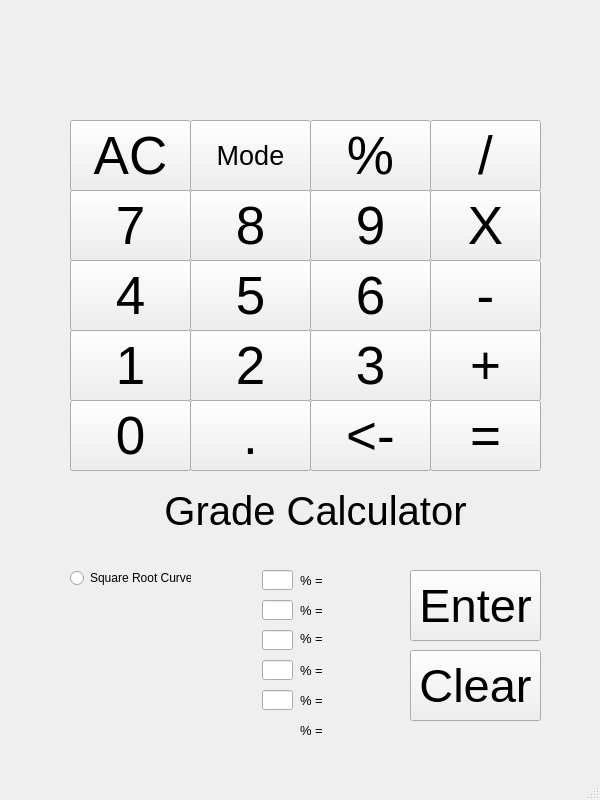
<?xml version="1.0" encoding="UTF-8"?>
<ui version="4.0">
 <class>MainWindow</class>
 <widget class="QMainWindow" name="MainWindow">
  <property name="geometry">
   <rect>
    <x>0</x>
    <y>0</y>
    <width>600</width>
    <height>800</height>
   </rect>
  </property>
  <property name="minimumSize">
   <size>
    <width>600</width>
    <height>800</height>
   </size>
  </property>
  <property name="maximumSize">
   <size>
    <width>600</width>
    <height>800</height>
   </size>
  </property>
  <property name="windowTitle">
   <string>MainWindow</string>
  </property>
  <widget class="QWidget" name="centralwidget">
   <widget class="QLabel" name="label_type">
    <property name="geometry">
     <rect>
      <x>70</x>
      <y>20</y>
      <width>471</width>
      <height>81</height>
     </rect>
    </property>
    <property name="font">
     <font>
      <pointsize>60</pointsize>
     </font>
    </property>
    <property name="text">
     <string/>
    </property>
    <property name="alignment">
     <set>Qt::AlignRight|Qt::AlignTrailing|Qt::AlignVCenter</set>
    </property>
   </widget>
   <widget class="QPushButton" name="button_clear">
    <property name="geometry">
     <rect>
      <x>70</x>
      <y>120</y>
      <width>121</width>
      <height>71</height>
     </rect>
    </property>
    <property name="font">
     <font>
      <pointsize>40</pointsize>
     </font>
    </property>
    <property name="text">
     <string>AC</string>
    </property>
   </widget>
   <widget class="QPushButton" name="button_mode">
    <property name="geometry">
     <rect>
      <x>190</x>
      <y>120</y>
      <width>121</width>
      <height>71</height>
     </rect>
    </property>
    <property name="font">
     <font>
      <pointsize>20</pointsize>
     </font>
    </property>
    <property name="text">
     <string>Mode</string>
    </property>
   </widget>
   <widget class="QPushButton" name="button_modulo">
    <property name="geometry">
     <rect>
      <x>310</x>
      <y>120</y>
      <width>121</width>
      <height>71</height>
     </rect>
    </property>
    <property name="font">
     <font>
      <pointsize>40</pointsize>
     </font>
    </property>
    <property name="text">
     <string>%</string>
    </property>
   </widget>
   <widget class="QPushButton" name="button_divide">
    <property name="geometry">
     <rect>
      <x>430</x>
      <y>120</y>
      <width>111</width>
      <height>71</height>
     </rect>
    </property>
    <property name="font">
     <font>
      <pointsize>40</pointsize>
     </font>
    </property>
    <property name="text">
     <string>/</string>
    </property>
   </widget>
   <widget class="QPushButton" name="button_eight">
    <property name="geometry">
     <rect>
      <x>190</x>
      <y>190</y>
      <width>121</width>
      <height>71</height>
     </rect>
    </property>
    <property name="font">
     <font>
      <pointsize>40</pointsize>
     </font>
    </property>
    <property name="text">
     <string>8</string>
    </property>
   </widget>
   <widget class="QPushButton" name="button_nine">
    <property name="geometry">
     <rect>
      <x>310</x>
      <y>190</y>
      <width>121</width>
      <height>71</height>
     </rect>
    </property>
    <property name="font">
     <font>
      <pointsize>40</pointsize>
     </font>
    </property>
    <property name="text">
     <string>9</string>
    </property>
   </widget>
   <widget class="QPushButton" name="button_multiply">
    <property name="geometry">
     <rect>
      <x>430</x>
      <y>190</y>
      <width>111</width>
      <height>71</height>
     </rect>
    </property>
    <property name="font">
     <font>
      <pointsize>40</pointsize>
     </font>
    </property>
    <property name="text">
     <string>X</string>
    </property>
   </widget>
   <widget class="QPushButton" name="button_seven">
    <property name="geometry">
     <rect>
      <x>70</x>
      <y>190</y>
      <width>121</width>
      <height>71</height>
     </rect>
    </property>
    <property name="font">
     <font>
      <pointsize>40</pointsize>
     </font>
    </property>
    <property name="text">
     <string>7</string>
    </property>
   </widget>
   <widget class="QPushButton" name="button_five">
    <property name="geometry">
     <rect>
      <x>190</x>
      <y>260</y>
      <width>121</width>
      <height>71</height>
     </rect>
    </property>
    <property name="font">
     <font>
      <pointsize>40</pointsize>
     </font>
    </property>
    <property name="text">
     <string>5</string>
    </property>
   </widget>
   <widget class="QPushButton" name="button_six">
    <property name="geometry">
     <rect>
      <x>310</x>
      <y>260</y>
      <width>121</width>
      <height>71</height>
     </rect>
    </property>
    <property name="font">
     <font>
      <pointsize>40</pointsize>
     </font>
    </property>
    <property name="text">
     <string>6</string>
    </property>
   </widget>
   <widget class="QPushButton" name="button_subtract">
    <property name="geometry">
     <rect>
      <x>430</x>
      <y>260</y>
      <width>111</width>
      <height>71</height>
     </rect>
    </property>
    <property name="font">
     <font>
      <pointsize>40</pointsize>
     </font>
    </property>
    <property name="text">
     <string>-</string>
    </property>
   </widget>
   <widget class="QPushButton" name="button_four">
    <property name="geometry">
     <rect>
      <x>70</x>
      <y>260</y>
      <width>121</width>
      <height>71</height>
     </rect>
    </property>
    <property name="font">
     <font>
      <pointsize>40</pointsize>
     </font>
    </property>
    <property name="text">
     <string>4</string>
    </property>
   </widget>
   <widget class="QPushButton" name="button_two">
    <property name="geometry">
     <rect>
      <x>190</x>
      <y>330</y>
      <width>121</width>
      <height>71</height>
     </rect>
    </property>
    <property name="font">
     <font>
      <pointsize>40</pointsize>
     </font>
    </property>
    <property name="text">
     <string>2</string>
    </property>
   </widget>
   <widget class="QPushButton" name="button_three">
    <property name="geometry">
     <rect>
      <x>310</x>
      <y>330</y>
      <width>121</width>
      <height>71</height>
     </rect>
    </property>
    <property name="font">
     <font>
      <pointsize>40</pointsize>
     </font>
    </property>
    <property name="text">
     <string>3</string>
    </property>
   </widget>
   <widget class="QPushButton" name="button_add">
    <property name="geometry">
     <rect>
      <x>430</x>
      <y>330</y>
      <width>111</width>
      <height>71</height>
     </rect>
    </property>
    <property name="font">
     <font>
      <pointsize>40</pointsize>
     </font>
    </property>
    <property name="text">
     <string>+</string>
    </property>
   </widget>
   <widget class="QPushButton" name="button_one">
    <property name="geometry">
     <rect>
      <x>70</x>
      <y>330</y>
      <width>121</width>
      <height>71</height>
     </rect>
    </property>
    <property name="font">
     <font>
      <pointsize>40</pointsize>
     </font>
    </property>
    <property name="text">
     <string>1</string>
    </property>
   </widget>
   <widget class="QPushButton" name="button_period">
    <property name="geometry">
     <rect>
      <x>190</x>
      <y>400</y>
      <width>121</width>
      <height>71</height>
     </rect>
    </property>
    <property name="font">
     <font>
      <pointsize>40</pointsize>
     </font>
    </property>
    <property name="text">
     <string>.</string>
    </property>
   </widget>
   <widget class="QPushButton" name="button_backspace">
    <property name="geometry">
     <rect>
      <x>310</x>
      <y>400</y>
      <width>121</width>
      <height>71</height>
     </rect>
    </property>
    <property name="font">
     <font>
      <pointsize>40</pointsize>
     </font>
    </property>
    <property name="text">
     <string>&lt;-</string>
    </property>
   </widget>
   <widget class="QPushButton" name="button_equal">
    <property name="geometry">
     <rect>
      <x>430</x>
      <y>400</y>
      <width>111</width>
      <height>71</height>
     </rect>
    </property>
    <property name="font">
     <font>
      <pointsize>40</pointsize>
     </font>
    </property>
    <property name="text">
     <string>=</string>
    </property>
   </widget>
   <widget class="QPushButton" name="button_zero">
    <property name="geometry">
     <rect>
      <x>70</x>
      <y>400</y>
      <width>121</width>
      <height>71</height>
     </rect>
    </property>
    <property name="font">
     <font>
      <pointsize>40</pointsize>
     </font>
    </property>
    <property name="text">
     <string>0</string>
    </property>
   </widget>
   <widget class="QLineEdit" name="input_points_1">
    <property name="geometry">
     <rect>
      <x>262</x>
      <y>570</y>
      <width>31</width>
      <height>20</height>
     </rect>
    </property>
   </widget>
   <widget class="QLabel" name="label_1">
    <property name="geometry">
     <rect>
      <x>330</x>
      <y>570</y>
      <width>35</width>
      <height>20</height>
     </rect>
    </property>
    <property name="font">
     <font>
      <pointsize>10</pointsize>
     </font>
    </property>
    <property name="text">
     <string/>
    </property>
   </widget>
   <widget class="QLineEdit" name="input_points_2">
    <property name="geometry">
     <rect>
      <x>262</x>
      <y>600</y>
      <width>31</width>
      <height>20</height>
     </rect>
    </property>
   </widget>
   <widget class="QLineEdit" name="input_points_3">
    <property name="geometry">
     <rect>
      <x>262</x>
      <y>630</y>
      <width>31</width>
      <height>20</height>
     </rect>
    </property>
   </widget>
   <widget class="QLineEdit" name="input_points_4">
    <property name="geometry">
     <rect>
      <x>262</x>
      <y>660</y>
      <width>31</width>
      <height>20</height>
     </rect>
    </property>
   </widget>
   <widget class="QLineEdit" name="input_points_5">
    <property name="geometry">
     <rect>
      <x>262</x>
      <y>690</y>
      <width>31</width>
      <height>20</height>
     </rect>
    </property>
   </widget>
   <widget class="QLabel" name="label_2">
    <property name="geometry">
     <rect>
      <x>330</x>
      <y>600</y>
      <width>35</width>
      <height>20</height>
     </rect>
    </property>
    <property name="font">
     <font>
      <pointsize>10</pointsize>
     </font>
    </property>
    <property name="text">
     <string/>
    </property>
   </widget>
   <widget class="QLabel" name="label_3">
    <property name="geometry">
     <rect>
      <x>330</x>
      <y>630</y>
      <width>35</width>
      <height>16</height>
     </rect>
    </property>
    <property name="font">
     <font>
      <pointsize>10</pointsize>
     </font>
    </property>
    <property name="text">
     <string/>
    </property>
   </widget>
   <widget class="QLabel" name="label_4">
    <property name="geometry">
     <rect>
      <x>330</x>
      <y>660</y>
      <width>35</width>
      <height>20</height>
     </rect>
    </property>
    <property name="font">
     <font>
      <pointsize>10</pointsize>
     </font>
    </property>
    <property name="text">
     <string/>
    </property>
   </widget>
   <widget class="QLabel" name="label_5">
    <property name="geometry">
     <rect>
      <x>330</x>
      <y>690</y>
      <width>35</width>
      <height>20</height>
     </rect>
    </property>
    <property name="font">
     <font>
      <pointsize>10</pointsize>
     </font>
    </property>
    <property name="text">
     <string/>
    </property>
   </widget>
   <widget class="QLabel" name="label_6">
    <property name="geometry">
     <rect>
      <x>330</x>
      <y>720</y>
      <width>35</width>
      <height>20</height>
     </rect>
    </property>
    <property name="font">
     <font>
      <pointsize>10</pointsize>
     </font>
    </property>
    <property name="text">
     <string/>
    </property>
   </widget>
   <widget class="QLabel" name="label_9">
    <property name="geometry">
     <rect>
      <x>300</x>
      <y>570</y>
      <width>35</width>
      <height>20</height>
     </rect>
    </property>
    <property name="font">
     <font>
      <pointsize>10</pointsize>
     </font>
    </property>
    <property name="text">
     <string>% =</string>
    </property>
   </widget>
   <widget class="QLabel" name="label_10">
    <property name="geometry">
     <rect>
      <x>300</x>
      <y>630</y>
      <width>35</width>
      <height>16</height>
     </rect>
    </property>
    <property name="font">
     <font>
      <pointsize>10</pointsize>
     </font>
    </property>
    <property name="text">
     <string>% =</string>
    </property>
   </widget>
   <widget class="QLabel" name="label_11">
    <property name="geometry">
     <rect>
      <x>300</x>
      <y>660</y>
      <width>35</width>
      <height>20</height>
     </rect>
    </property>
    <property name="font">
     <font>
      <pointsize>10</pointsize>
     </font>
    </property>
    <property name="text">
     <string>% =</string>
    </property>
   </widget>
   <widget class="QLabel" name="label_12">
    <property name="geometry">
     <rect>
      <x>300</x>
      <y>690</y>
      <width>35</width>
      <height>20</height>
     </rect>
    </property>
    <property name="font">
     <font>
      <pointsize>10</pointsize>
     </font>
    </property>
    <property name="text">
     <string>% =</string>
    </property>
   </widget>
   <widget class="QLabel" name="label_13">
    <property name="geometry">
     <rect>
      <x>300</x>
      <y>720</y>
      <width>35</width>
      <height>20</height>
     </rect>
    </property>
    <property name="font">
     <font>
      <pointsize>10</pointsize>
     </font>
    </property>
    <property name="text">
     <string>% =</string>
    </property>
   </widget>
   <widget class="QLabel" name="label_14">
    <property name="geometry">
     <rect>
      <x>300</x>
      <y>600</y>
      <width>35</width>
      <height>20</height>
     </rect>
    </property>
    <property name="font">
     <font>
      <pointsize>10</pointsize>
     </font>
    </property>
    <property name="text">
     <string>% =</string>
    </property>
   </widget>
   <widget class="QLabel" name="label_total_input">
    <property name="geometry">
     <rect>
      <x>264</x>
      <y>720</y>
      <width>31</width>
      <height>20</height>
     </rect>
    </property>
    <property name="font">
     <font>
      <pointsize>10</pointsize>
     </font>
    </property>
    <property name="text">
     <string/>
    </property>
   </widget>
   <widget class="QPushButton" name="button_enter">
    <property name="geometry">
     <rect>
      <x>410</x>
      <y>570</y>
      <width>131</width>
      <height>71</height>
     </rect>
    </property>
    <property name="font">
     <font>
      <pointsize>35</pointsize>
     </font>
    </property>
    <property name="text">
     <string>Enter</string>
    </property>
   </widget>
   <widget class="QRadioButton" name="button_curve">
    <property name="geometry">
     <rect>
      <x>70</x>
      <y>570</y>
      <width>121</width>
      <height>16</height>
     </rect>
    </property>
    <property name="text">
     <string>Square Root Curve</string>
    </property>
   </widget>
   <widget class="QPushButton" name="button_grade_clear">
    <property name="geometry">
     <rect>
      <x>410</x>
      <y>650</y>
      <width>131</width>
      <height>71</height>
     </rect>
    </property>
    <property name="font">
     <font>
      <pointsize>35</pointsize>
     </font>
    </property>
    <property name="text">
     <string>Clear</string>
    </property>
   </widget>
   <widget class="QLabel" name="label">
    <property name="geometry">
     <rect>
      <x>160</x>
      <y>490</y>
      <width>311</width>
      <height>41</height>
     </rect>
    </property>
    <property name="font">
     <font>
      <pointsize>30</pointsize>
     </font>
    </property>
    <property name="text">
     <string>Grade Calculator</string>
    </property>
    <property name="alignment">
     <set>Qt::AlignCenter</set>
    </property>
   </widget>
  </widget>
  <widget class="QMenuBar" name="menubar">
   <property name="geometry">
    <rect>
     <x>0</x>
     <y>0</y>
     <width>600</width>
     <height>18</height>
    </rect>
   </property>
  </widget>
  <widget class="QStatusBar" name="statusbar"/>
 </widget>
 <resources/>
 <connections/>
</ui>
